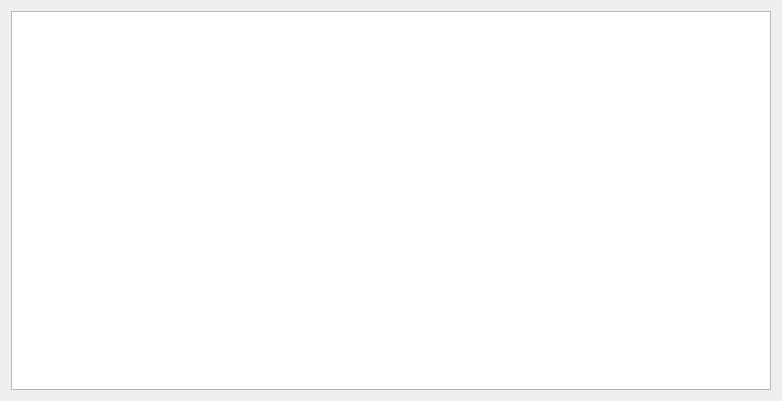
<?xml version="1.0" encoding="UTF-8"?>
<ui version="4.0">
 <class>MyListWidgetWithContextMenu</class>
 <widget class="QWidget" name="MyListWidgetWithContextMenu">
  <property name="geometry">
   <rect>
    <x>0</x>
    <y>0</y>
    <width>782</width>
    <height>401</height>
   </rect>
  </property>
  <property name="windowTitle">
   <string>MyListWidgetWithContextMenu</string>
  </property>
  <layout class="QHBoxLayout" name="horizontalLayout">
   <item>
    <widget class="QListWidget" name="listWidget"/>
   </item>
  </layout>
 </widget>
 <layoutdefault spacing="6" margin="11"/>
 <resources/>
 <connections/>
</ui>
